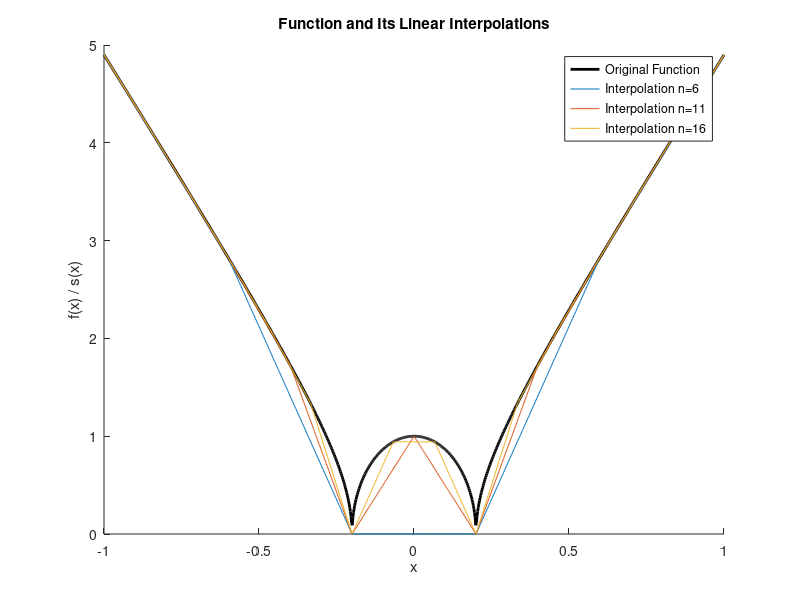
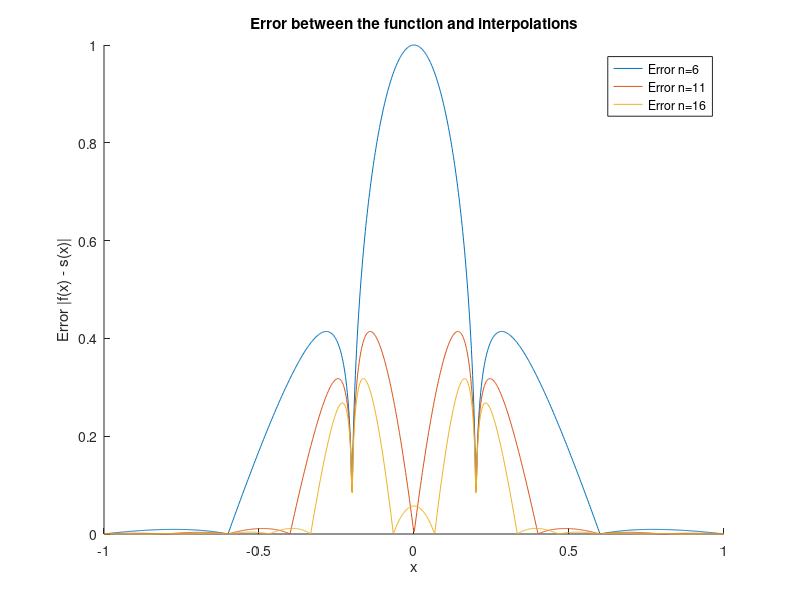

MATLAB code for these plots, in order:
% Define the function
f = @(x) sqrt(abs(25*x.^2 - 1));

% Define x values for dense plotting and evaluation
x_vals = linspace(-1, 1, 1000);
f_vals = f(x_vals);

% Number of points for interpolation
n_values = [6, 11, 16];

% Initialize the figure for the function and its interpolations
figure;
hold on;
plot(x_vals, f_vals, 'k-', 'LineWidth', 2, 'DisplayName', 'Original Function');

% Initialize figure for error plots
figure_error = figure;
hold on;

% Compute and plot interpolation and error for each n
for n = n_values
    % Evenly spaced interpolation points
    x_inter = linspace(-1, 1, n);
    y_inter = f(x_inter);

    % Interpolation using built-in function (linear interpolation)
    s = interp1(x_inter, y_inter, x_vals, 'linear');

    % Plot interpolation
    figure(1); % Switch to the function plot
    plot(x_vals, s, 'DisplayName', ['Interpolation n=', num2str(n)]);

    % Calculate and plot error
    error_vals = abs(f_vals - s);
    figure(2); % Switch to the error plot
    plot(x_vals, error_vals, 'DisplayName', ['Error n=', num2str(n)]);
end

% Configure the plot for the function and its interpolations
figure(1);
xlabel('x');
ylabel('f(x) / s(x)');
title('Function and Its Linear Interpolations');
legend show;
hold off;

% Configure the plot for the error
figure(2);
xlabel('x');
ylabel('Error |f(x) - s(x)|');
title('Error between the function and interpolations');
legend show;
hold off;